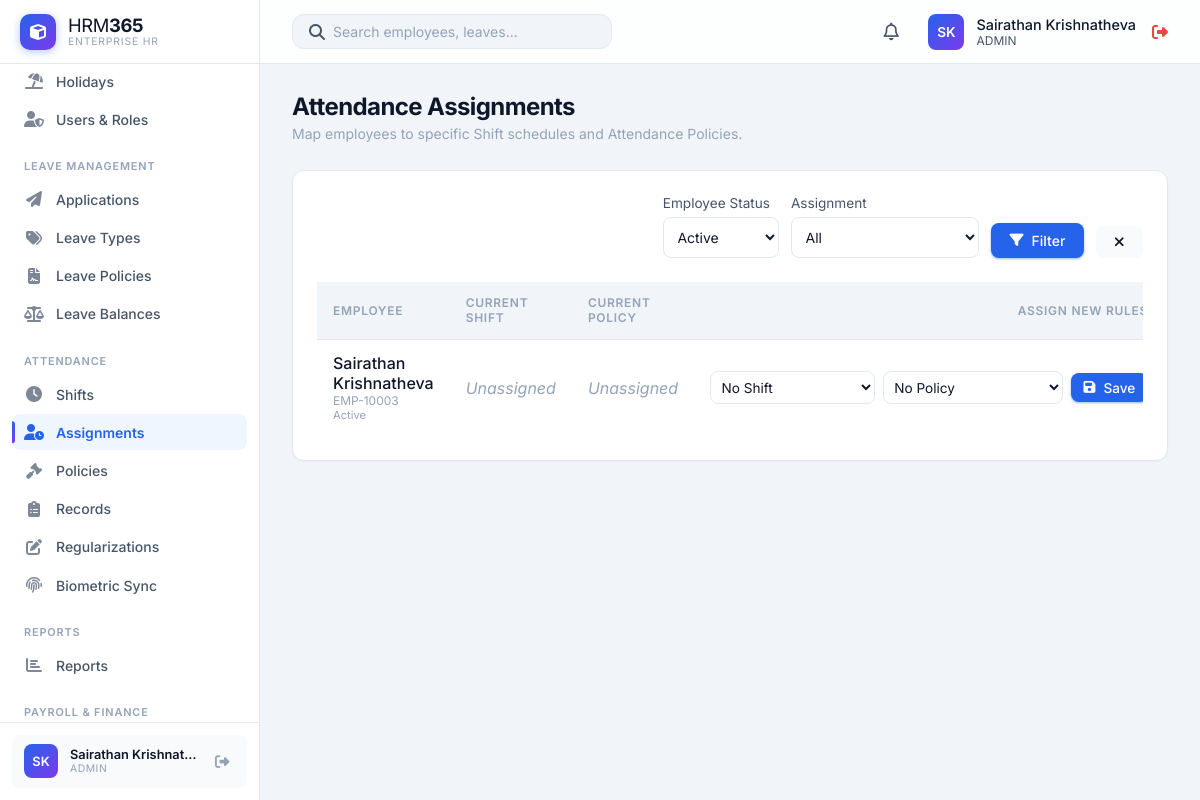
/HRM365/modules/attendance_assignments/index.php (signed in), run on the app's committed database.
### tables this page shows
CREATE TABLE `users` (
  `id` int(11) NOT NULL,
  `username` varchar(50) NOT NULL,
  `password` varchar(255) NOT NULL,
  `full_name` varchar(100) DEFAULT NULL,
  `phone` varchar(30) DEFAULT NULL,
  `role` enum('admin','HR','manager','employee') DEFAULT 'employee',
  `status` enum('Active','Inactive') DEFAULT 'Active',
  `language` varchar(20) DEFAULT 'English',
  `department` varchar(50) DEFAULT NULL,
  `employee_id` int(11) DEFAULT NULL,
  `created_at` timestamp NOT NULL DEFAULT current_timestamp()
);

CREATE TABLE `employees` (
  `id` int(11) NOT NULL,
  `employee_code` varchar(20) NOT NULL,
  `first_name` varchar(50) NOT NULL,
  `last_name` varchar(50) NOT NULL,
  `email` varchar(100) NOT NULL,
  `phone` varchar(20) DEFAULT NULL,
  `nic_number` varchar(30) DEFAULT NULL,
  `department` varchar(50) DEFAULT NULL,
  `designation` varchar(50) DEFAULT NULL,
  `status` enum('Active','On Leave','Resigned','Terminated') DEFAULT 'Active',
  `resignation_termination_date` date DEFAULT NULL,
  `biometric_user_id` varchar(50) DEFAULT NULL,
  `hire_date` date DEFAULT NULL,
  `created_at` timestamp NOT NULL DEFAULT current_timestamp(),
  `updated_at` timestamp NOT NULL DEFAULT current_timestamp() ON UPDATE current_timestamp(),
  `date_of_birth` date DEFAULT NULL,
  `gender` enum('Male','Female','Other') DEFAULT NULL,
  `address` text DEFAULT NULL,
  `branch_id` int(11) DEFAULT NULL,
  `employment_type` enum('Full-time','Part-time','Contract') DEFAULT NULL,
  `base_salary` decimal(10,2) DEFAULT NULL,
  `profile_photo` varchar(255) DEFAULT NULL,
  `shift_id` int(11) DEFAULT NULL,
  `attendance_policy_id` int(11) DEFAULT NULL
);

### HRM365/modules/attendance_assignments/index.php (the view, shortened to what the rows shown need)
<?php
require_once '../../includes/db.php';
require_once '../../includes/auth.php';
$status_filter = $_GET['status'] ?? 'Active';
$where = [];
$params = [];
if (in_array($status_filter, ['Active', 'On Leave', 'Terminated'], true)) {
    $where[] = 'e.status = ?';
    $params[] = $status_filter;
}
$whereSql = $where ? 'WHERE ' . implode(' AND ', $where) : '';
$stmt = $pdo->prepare("
    SELECT e.id, e.first_name, e.last_name, e.employee_code, e.status, e.shift_id, e.attendance_policy_id,
           s.name as shift_name, s.status as shift_status,
           p.name as policy_name, p.status as policy_status
    FROM employees e
    LEFT JOIN shifts s ON e.shift_id = s.id
    LEFT JOIN attendance_policies p ON e.attendance_policy_id = p.id
    {$whereSql}
    ORDER BY e.first_name ASC
");
$stmt->execute($params);
$employees = $stmt->fetchAll();
include '../../includes/header.php';
?>
<div class="page-header">
    <div>
        <h1 class="page-title">Attendance Assignments</h1>
    </div>
</div>
<div class="card">
    <div class="table-container">
        <table class="table">
            <thead>
                <tr>
                    <th>Employee</th>
                    <th>Current Shift</th>
                    <th>Current Policy</th>
                    <th style="text-align: right;">Assign New Rules</th>
                </tr>
            </thead>
            <tbody>
                <?php foreach ($employees as $e): ?>
                <tr>
                    <td>
                        <div style="font-weight: 500; color: var(--text-primary);"><?php echo htmlspecialchars($e['first_name'] . ' ' . $e['last_name']); ?></div>
                        <div style="font-size: 0.75rem; color: var(--text-muted);"><?php echo htmlspecialchars($e['employee_code']); ?></div>
                        <div style="font-size: 0.7rem; color: var(--text-muted);"><?php echo htmlspecialchars($e['status']); ?></div>
                    </td>
                    <td>
                        <?php if ($e['shift_id']): ?>
                            <span style="color: var(--accent-info); font-weight: 500;"><i class="fas fa-clock"></i> <?php echo htmlspecialchars($e['shift_name'] . ($e['shift_status'] === 'Inactive' ? ' (Inactive)' : '')); ?></span>
                        <?php else: ?>
                            <span style="color: var(--text-muted); font-style: italic;">Unassigned</span>
                        <?php endif; ?>
                    </td>
                    <td>
                        <?php if ($e['attendance_policy_id']): ?>
                            <span style="color: var(--accent-danger); font-weight: 500;"><i class="fas fa-gavel"></i> <?php echo htmlspecialchars($e['policy_name'] . ($e['policy_status'] === 'Inactive' ? ' (Inactive)' : '')); ?></span>
                        <?php else: ?>
                            <span style="color: var(--text-muted); font-style: italic;">Unassigned</span>
                        <?php endif; ?>
                    </td>
                    <td style="text-align: right;">
                        <form action="save.php" method="POST" style="margin: 0; display: flex; gap: 0.5rem; justify-content: flex-end; align-items: center;">
                            <select name="shift_id" style="padding: 0.4rem; border-radius: var(--radius-md); border: 1px solid var(--border-color); background: var(--bg-secondary); color: var(--text-primary); outline: none; font-size: 0.85rem;">
                                <option value="">No Shift</option>
                            </select>
                            <select name="attendance_policy_id" style="padding: 0.4rem; border-radius: var(--radius-md); border: 1px solid var(--border-color); background: var(--bg-secondary); color: var(--text-primary); outline: none; font-size: 0.85rem;">
                                <option value="">No Policy</option>
                            </select>
                            <button type="submit" class="btn btn-primary" style="padding: 0.4rem 0.8rem; font-size: 0.85rem;"><i class="fas fa-save"></i> Save</button>
                        </form>
                    </td>
                </tr>
                <?php endforeach; ?>
            </tbody>
        </table>
    </div>
</div>
<?php include '../../includes/footer.php'; ?>

### HRM365/includes/header.php (shortened to what the rows shown need)
<?php
require_once __DIR__ . '/auth.php';
require_once __DIR__ . '/avatar.php';
$stylesheetPath = __DIR__ . '/../css/styles.css';
$stylesheetVersion = is_file($stylesheetPath) ? filemtime($stylesheetPath) : time();
?>
<!DOCTYPE html>
<html lang="en">
<head>
    <link rel="stylesheet" href="<?php echo app_url('css/styles.css'); ?>?v=<?php echo $stylesheetVersion; ?>">
    <link rel="stylesheet" href="https://cdnjs.cloudflare.com/ajax/libs/font-awesome/6.4.0/css/all.min.css">
</head>
<body>
    <?php include 'sidebar.php'; ?>
    <div class="main-wrapper">
        <header class="top-header">
            <div class="header-actions">
                <div class="user-profile" style="display: flex; align-items: center; gap: 1rem;">
                    <a href="<?php echo app_url('profile.php'); ?>" style="display: flex; align-items: center; gap: 0.75rem; text-decoration: none; color: inherit;">
                        <?php echo render_avatar($currentUser['first_name'] ?? null, $currentUser['last_name'] ?? null, $currentUser['profile_photo'] ?? null, $currentUser['username']); ?>
                        <div class="user-info">
                            <div style="font-size: 0.9rem; font-weight: 500; color: var(--text-primary);">
                                <?php echo htmlspecialchars($_SESSION['full_name'] ?? $currentUser['username']); ?>
                            </div>
                            <div style="font-size: 0.75rem; color: var(--text-secondary); text-transform: uppercase;">
                                <?php echo htmlspecialchars($currentUser['role']); ?>
                            </div>
                        </div>
                    </a>
                </div>
            </div>
        </header>
        <main class="content-area">

### HRM365/includes/sidebar.php (shortened to what the rows shown need)
<?php
require_once __DIR__ . '/avatar.php';
?>
<aside class="sidebar">
    <div class="sidebar-footer">
        <div class="sidebar-user">
            <?php echo render_avatar($currentUser['first_name'] ?? null, $currentUser['last_name'] ?? null, $currentUser['profile_photo'] ?? null, $currentUser['username']); ?>
            <div class="sidebar-user-info">
                <div class="sidebar-user-name"><?php echo htmlspecialchars($_SESSION['full_name'] ?? $currentUser['username']); ?></div>
                <div class="sidebar-user-role"><?php echo htmlspecialchars($currentUser['role']); ?></div>
            </div>
            <a href="<?php echo app_url('logout.php'); ?>" class="sidebar-logout" title="Logout"><i class="fas fa-sign-out-alt"></i></a>
        </div>
    </div>
</aside>

### HRM365/includes/avatar.php (shortened to what the rows shown need)
<?php
function profile_photo_url(?string $path): ?string
{
    if (empty($path)) {
        return null;
    }
    $relative = ltrim(str_replace('\\', '/', $path), '/');
    $absolute = realpath(__DIR__ . '/../' . str_replace('/', DIRECTORY_SEPARATOR, $relative));
    return app_url($relative) . '?v=' . filemtime($absolute);
}
function avatar_initials(?string $first, ?string $last, ?string $fallback = ''): string
{
    $first = trim((string) $first);
    $last = trim((string) $last);
    if ($first !== '' || $last !== '') {
        return strtoupper(substr($first, 0, 1) . substr($last, 0, 1));
    }
    $fallback = trim($fallback);
    return strtoupper(substr($fallback !== '' ? $fallback : 'U', 0, 2));
}
function render_avatar(?string $first, ?string $last, ?string $photoPath, ?string $fallback = '', string $class = 'avatar', string $style = ''): string
{
    $url = profile_photo_url($photoPath);
    $label = trim(trim((string) $first) . ' ' . trim((string) $last));
    $styleAttr = $style !== '' ? ' style="' . htmlspecialchars($style, ENT_QUOTES, 'UTF-8') . '"' : '';
    $classAttr = htmlspecialchars($class, ENT_QUOTES, 'UTF-8');
    $titleAttr = htmlspecialchars($label, ENT_QUOTES, 'UTF-8');
    return '<div class="' . $classAttr . '"' . $styleAttr . ' title="' . $titleAttr . '">' . htmlspecialchars(avatar_initials($first, $last, $fallback), ENT_QUOTES, 'UTF-8') . '</div>';
}

### data on the page
users: username "SK SK", role "ADMIN"
employees: first_name+last_name "Sairathan Krishnatheva", employee_code "EMP-10003", status "Active", shows "Unassigned"

### other printed values
$_SESSION['full_name'] "Sairathan Krishnat…"
$_SESSION['full_name'] "Sairathan Krishnatheva"
form field status "Active"
